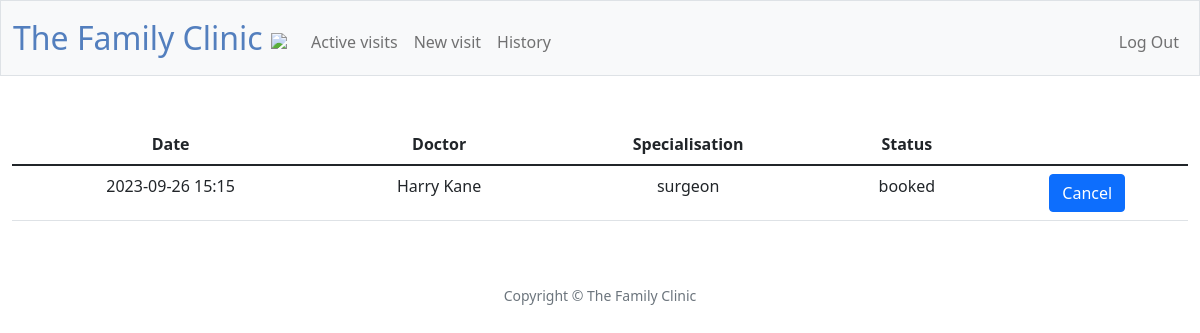
/ (signed in), run on the app's committed database.
### tables this page shows
CREATE TABLE booked_visits (user_id INTEGER NOT NULL, visit_id INTEGER NOT NULL, date TEXT NOT NULL, status TEXT NOT NULL, doctor TEXT NOT NULL, specialisation TEXT NOT NULL, diagnosis TEXT, treatment TEXT);

### app.py (the view)
@app.route("/", methods=["GET", "POST"])
@login_required
def index():
    if request.method == "POST":
        date = request.form.get("date")
        doctor = request.form.get("doctor")
        specialisation = request.form.get("specialisation")
        visit_id = db.execute("SELECT visit_id FROM booked_visits WHERE user_id = ? AND date = ? AND doctor = ? AND specialisation = ?", session["user_id"], date, doctor, specialisation)
        visit_id = visit_id[0]["visit_id"]
        db.execute("DELETE FROM booked_visits WHERE visit_id = ?", visit_id)
        db.execute("UPDATE visits SET status = ? WHERE id = ?", "free", visit_id )
        return redirect("/")
    else:
        booked_visits = db.execute("SELECT * FROM booked_visits WHERE user_id = ?", session["user_id"])
        return render_template("index.html", booked_visits=booked_visits)

### app.py (called while the page is built)
@app.after_request
def after_request(response):
    response.headers["Cache-Control"] = "no-cache, no-store, must-revalidate"
    response.headers["Expires"] = 0
    response.headers["Pragma"] = "no-cache"
    return response

### helpers.py (called while the page is built)
def login_required(f):
    @wraps(f)
    def decorated_function(*args, **kwargs):
        if session.get("user_id") is None:
            return redirect("/login")
        return f(*args, **kwargs)
    return decorated_function

### templates/index.html (shortened to what this page needs)
{% extends "layout.html" %}
{% block main %}
    <div class="mb-3">
        <table class="table">
            <thead>
                <tr>
                    <th>Date</th>
                    <th>Doctor</th>
                    <th>Specialisation</th>
                    <th>Status</th>
                </tr>
            </thead>
            <tbody>
                {% for visit in booked_visits %}
                    <form action="/" method="post" name=booking_details">
                        <tr>
                            <td><input type="hidden" value="{{ visit["date"] }}" name="date">{{ visit["date"] }}</td>
                            <td><input type="hidden" value="{{ visit["doctor"] }}" name="doctor">{{ visit["doctor"] }}</td>
                            <td><input type="hidden" value="{{ visit["specialisation"] }}" name="specialisation">{{ visit["specialisation"] }}</td>
                            <td><input type="hidden" value="{{ visit["status"] }}" name="status">{{ visit["status"] }}</td>
                            <td><button class="btn btn-primary" type="submit">Cancel</button></td>
                        </tr>
                    </form>
                {% endfor %}
            </tbody>
        </table>
    </div>
{% endblock %}

### data on the page
booked_visits: date "2023-09-26 15:15", doctor "Harry Kane", specialisation "surgeon", status "booked"
